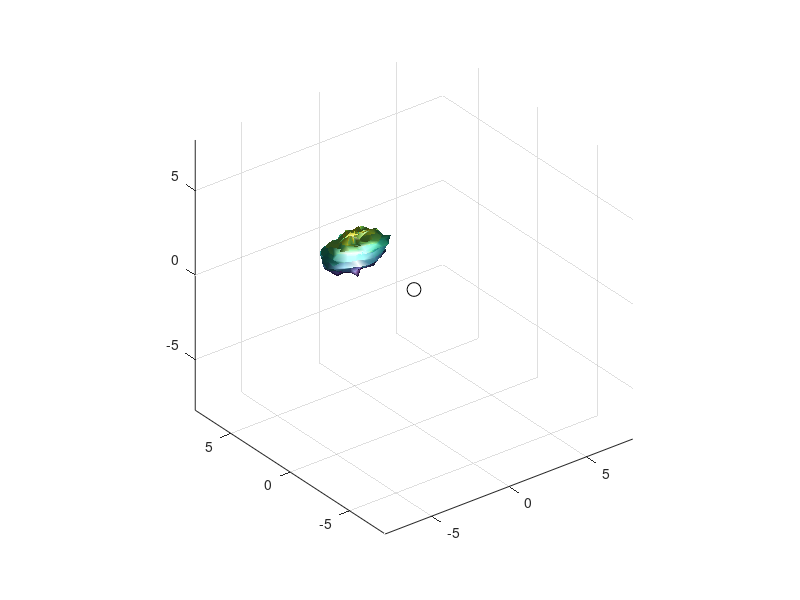
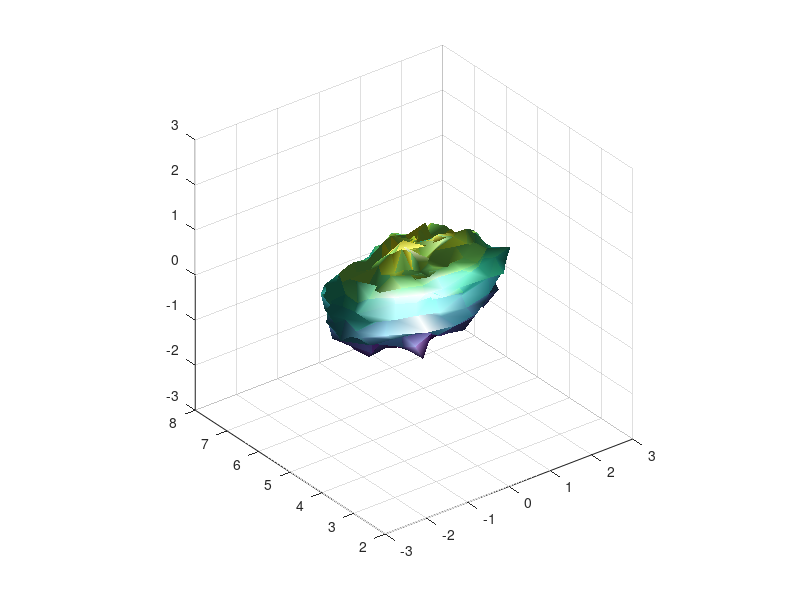

MATLAB code for these plots, in order: (Note: this script raises an error after producing the figures.)

[x, y, z] = ellipsoid(0,5,0,2,1,1,20);
c1 = 10;
x = x+randn(size(x))/c1;
y = y+randn(size(y))/c1;
z = z+randn(size(z))/c1;
figure(1)
clf
%set(1,'Position', [100,265,560,420])
set(1,'Position', [24,124,1140, 970])
e1 = surf(x, y, z,'FaceLighting','phong','LineStyle','none','SpecularExponent',2);
axis equal
axlim = [-1,1,-1,1,-1,1]*8;
axis(axlim)
hold on
plot3(0,0,0,'ko','MarkerSize',10)
l1 = light('Position',[0 0 0],'Style','local');
hold off

figure(2)
clf
%set(2,'Position', [661,265,560,420])
set(2,'Position', [1170,124,1140, 970])
e2 = surf(x, y, z,'FaceLighting','phong','LineStyle','none','SpecularExponent',2);
axis equal
hold on
l1 = light('Position',[0 0 0],'Style','local');
hold off
axis([-3,3,2,8,-3,3])

for j = 1:360*30
    rotate(e1,[30,0],1,[0,0,0])
    rotate(e2,[30,60],1,[0,5,0])
    pause(0.01)
    
end